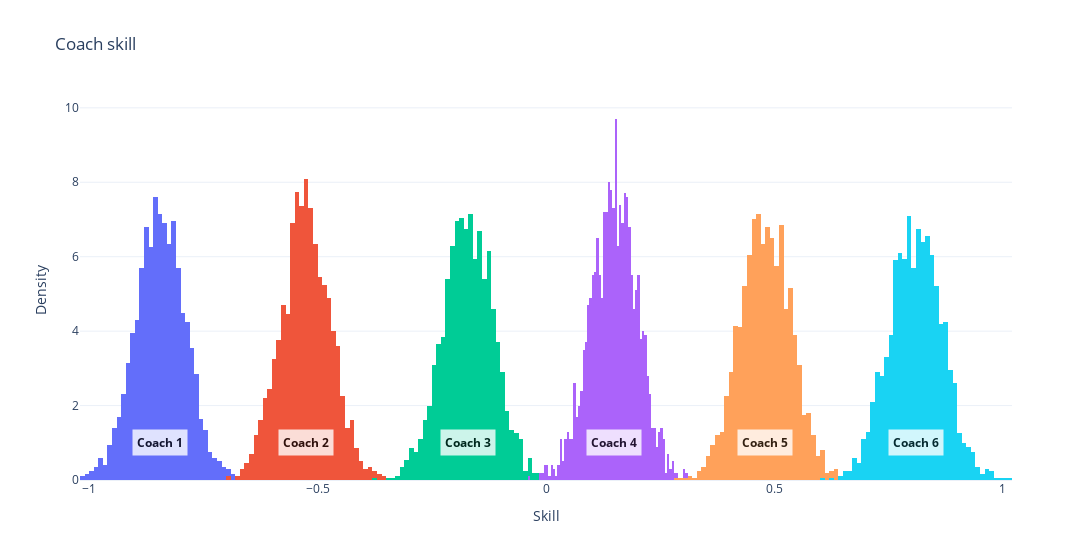

The notebook cell this image was saved under:
### Markdown cell above
### Sanity check of multiple player TrueSkill model on synthetic data ###

### Code cell
# Generate round-robin data
num_coaches_rr = 6
pairs = torch.tensor([[i, j] for i in range(num_coaches_rr) for j in range(i+1, num_coaches_rr)])
id1 = pairs[:, 0]
id2 = pairs[:, 1]
obs = -torch.ones(len(pairs))

game_info = {'coach1_ids': id1, 'coach2_ids': id2, 'num_coaches': num_coaches_rr}

# Train the model
guide = AutoNormal(MultiPlayer)
losses = run_inference(MultiPlayer, guide, game_info, obs)

# Run predictive posterior
predictive = Predictive(MultiPlayer, guide=guide, num_samples=2000)
samples = predictive(game_info, obs)

# Plot the results
fig = go.Figure()
for i in range(num_coaches_rr):
    hist_data = samples["coach_skills"].detach().squeeze()[:,i]
    fig.add_trace(go.Histogram(x=hist_data, histnorm='probability density'))
    fig.add_annotation(x=hist_data.mean(), y=1, text=f"<b>Coach {i+1}</b>", showarrow=False, font=dict(size=12, color="black"),
        borderpad=4, bgcolor="white", opacity=0.8)
fig.update_layout(barmode='overlay', showlegend=False, xaxis_title="Skill", yaxis_title="Density", title="Coach skill", width=1200)
fig.show()

### Figure 1 — Plotly figure (JSON) as saved in the notebook; plotly's stock layout.template omitted (floating-point values rounded to 4 significant figures; data arrays with more than 128 entries replaced by an {"elided": "..."} marker saying what was removed)
{"data": [{"histnorm": "probability density", "type": "histogram", "x": {"elided": "2000 float values"}}, {"histnorm": "probability density", "type": "histogram", "x": {"elided": "2000 float values"}}, {"histnorm": "probability density", "type": "histogram", "x": {"elided": "2000 float values"}}, {"histnorm": "probability density", "type": "histogram", "x": {"elided": "2000 float values"}}, {"histnorm": "probability density", "type": "histogram", "x": {"elided": "2000 float values"}}, {"histnorm": "probability density", "type": "histogram", "x": {"elided": "2000 float values"}}], "layout": {"annotations": [{"bgcolor": "white", "borderpad": 4, "font": {"color": "black", "size": 12}, "opacity": 0.8, "showarrow": false, "text": "<b>Coach 1</b>", "x": -0.844, "y": 1}, {"bgcolor": "white", "borderpad": 4, "font": {"color": "black", "size": 12}, "opacity": 0.8, "showarrow": false, "text": "<b>Coach 2</b>", "x": -0.5259, "y": 1}, {"bgcolor": "white", "borderpad": 4, "font": {"color": "black", "size": 12}, "opacity": 0.8, "showarrow": false, "text": "<b>Coach 3</b>", "x": -0.1705, "y": 1}, {"bgcolor": "white", "borderpad": 4, "font": {"color": "black", "size": 12}, "opacity": 0.8, "showarrow": false, "text": "<b>Coach 4</b>", "x": 0.1489, "y": 1}, {"bgcolor": "white", "borderpad": 4, "font": {"color": "black", "size": 12}, "opacity": 0.8, "showarrow": false, "text": "<b>Coach 5</b>", "x": 0.4802, "y": 1}, {"bgcolor": "white", "borderpad": 4, "font": {"color": "black", "size": 12}, "opacity": 0.8, "showarrow": false, "text": "<b>Coach 6</b>", "x": 0.8095, "y": 1}], "barmode": "overlay", "showlegend": false, "title": {"text": "Coach skill"}, "width": 1200, "xaxis": {"title": {"text": "Skill"}}, "yaxis": {"title": {"text": "Density"}}}}
